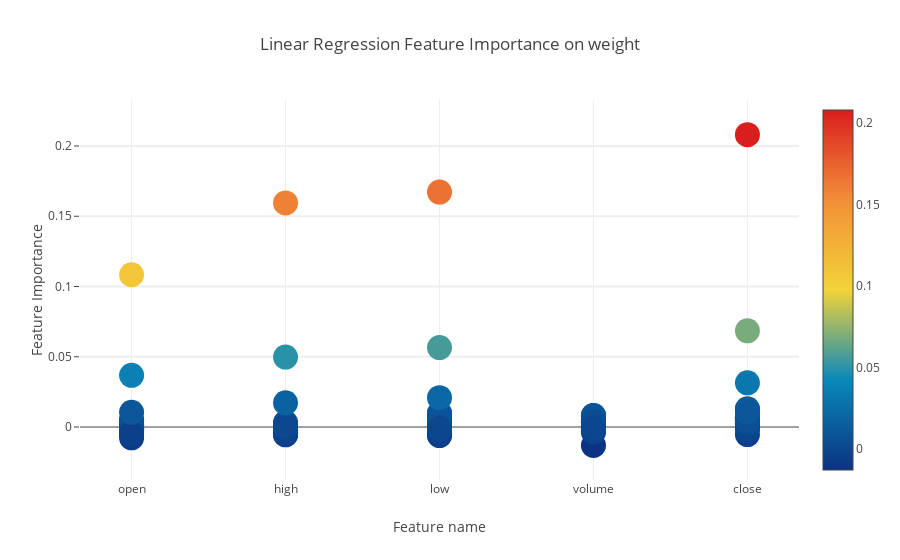
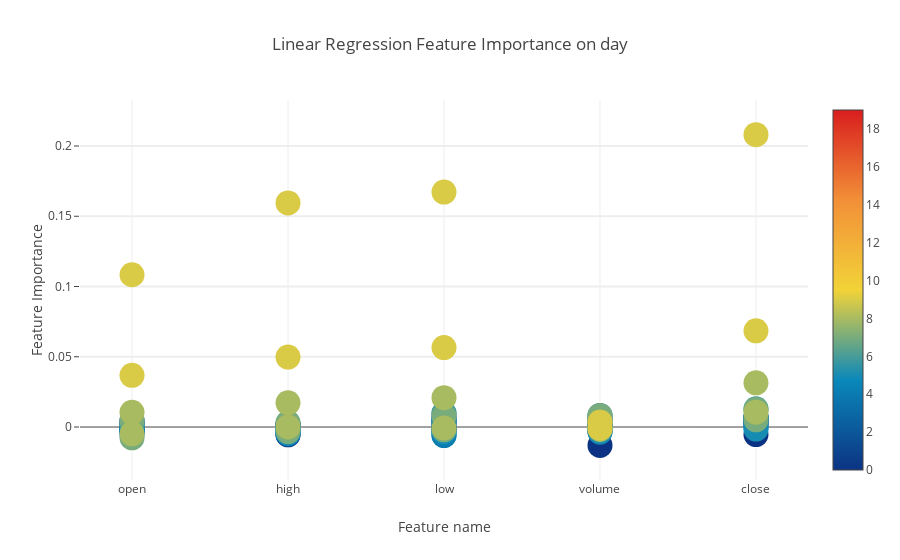

The cell these charts' notebook holds for them, in order:
### Code cell
feature_importance_scatter(model,window,ETF_features)

### Figure 1 — Plotly figure (JSON) as saved in the notebook; plotly's stock layout.template omitted (floating-point values rounded to 4 significant figures)
{"data": [{"marker": {"color": [-0.001055, 0.0008946, 0.006741, -0.01306, 0.002283, -0.002082, -0.005581, -0.002273, -0.002926, -0.005353, -0.003618, -0.002302, -0.001755, 0.0007293, 0.004923, 0.00457, 0.002008, 0.003667, 0.002187, 0.006857, 0.003069, 0.001414, 0.002035, 0.004084, 0.005167, 0.001352, -0.005322, -0.000428, 0.000338, 0.003903, -0.001287, -0.004033, 0.004862, 0.005519, 0.006955, -0.0008587, -0.0001805, -0.0004001, 0.008199, 0.006382, -0.001409, -0.002968, -0.006084, -0.0006926, -0.0003063, -0.005524, -0.003743, -0.005658, 0.0001389, 0.002029, -0.002696, -0.002974, -0.003709, -0.003579, -0.001436, -0.001846, -0.004484, 0.004721, -0.001382, 0.002903, 0.0009004, -0.00196, 0.009815, 0.003356, 0.007013, 0.001776, 0.001601, 0.00977, 0.0003075, 0.01296, 0.004877, 0.003135, 0.007559, 0.007635, 0.0125, -0.007677, -0.00322, -0.001983, 0.008233, 0.005113, -0.004819, 5.496e-05, -0.0006995, 0.003505, 0.01052, 0.01046, 0.01721, 0.02089, -0.001689, 0.03145, 0.03678, 0.0498, 0.05653, 0.003339, 0.06843, 0.1084, 0.1595, 0.1672, -0.0008705, 0.2081], "colorscale": "Portland", "showscale": true, "size": 25, "sizemode": "diameter", "sizeref": 1}, "mode": "markers", "name": "Importance", "text": ["open", "high", "low", "volume", "close", "open", "high", "low", "volume", "close", "open", "high", "low", "volume", "close", "open", "high", "low", "volume", "close", "open", "high", "low", "volume", "close", "open", "high", "low", "volume", "close", "open", "high", "low", "volume", "close", "open", "high", "low", "volume", "close", "open", "high", "low", "volume", "close", "open", "high", "low", "volume", "close", "open", "high", "low", "volume", "close", "open", "high", "low", "volume", "close", "open", "high", "low", "volume", "close", "open", "high", "low", "volume", "close", "open", "high", "low", "volume", "close", "open", "high", "low", "volume", "close", "open", "high", "low", "volume", "close", "open", "high", "low", "volume", "close", "open", "high", "low", "volume", "close", "open", "high", "low", "volume", "close"], "type": "scatter", "x": ["open", "high", "low", "volume", "close", "open", "high", "low", "volume", "close", "open", "high", "low", "volume", "close", "open", "high", "low", "volume", "close", "open", "high", "low", "volume", "close", "open", "high", "low", "volume", "close", "open", "high", "low", "volume", "close", "open", "high", "low", "volume", "close", "open", "high", "low", "volume", "close", "open", "high", "low", "volume", "close", "open", "high", "low", "volume", "close", "open", "high", "low", "volume", "close", "open", "high", "low", "volume", "close", "open", "high", "low", "volume", "close", "open", "high", "low", "volume", "close", "open", "high", "low", "volume", "close", "open", "high", "low", "volume", "close", "open", "high", "low", "volume", "close", "open", "high", "low", "volume", "close", "open", "high", "low", "volume", "close"], "y": [-0.001055, 0.0008946, 0.006741, -0.01306, 0.002283, -0.002082, -0.005581, -0.002273, -0.002926, -0.005353, -0.003618, -0.002302, -0.001755, 0.0007293, 0.004923, 0.00457, 0.002008, 0.003667, 0.002187, 0.006857, 0.003069, 0.001414, 0.002035, 0.004084, 0.005167, 0.001352, -0.005322, -0.000428, 0.000338, 0.003903, -0.001287, -0.004033, 0.004862, 0.005519, 0.006955, -0.0008587, -0.0001805, -0.0004001, 0.008199, 0.006382, -0.001409, -0.002968, -0.006084, -0.0006926, -0.0003063, -0.005524, -0.003743, -0.005658, 0.0001389, 0.002029, -0.002696, -0.002974, -0.003709, -0.003579, -0.001436, -0.001846, -0.004484, 0.004721, -0.001382, 0.002903, 0.0009004, -0.00196, 0.009815, 0.003356, 0.007013, 0.001776, 0.001601, 0.00977, 0.0003075, 0.01296, 0.004877, 0.003135, 0.007559, 0.007635, 0.0125, -0.007677, -0.00322, -0.001983, 0.008233, 0.005113, -0.004819, 5.496e-05, -0.0006995, 0.003505, 0.01052, 0.01046, 0.01721, 0.02089, -0.001689, 0.03145, 0.03678, 0.0498, 0.05653, 0.003339, 0.06843, 0.1084, 0.1595, 0.1672, -0.0008705, 0.2081]}], "layout": {"autosize": true, "hovermode": "closest", "showlegend": false, "title": "Linear Regression Feature Importance on weight", "xaxis": {"title": "Feature name"}, "yaxis": {"gridwidth": 2, "ticklen": 5, "title": "Feature Importance"}}}

### Figure 2 — Plotly figure (JSON) as saved in the notebook; plotly's stock layout.template omitted (floating-point values rounded to 4 significant figures; data arrays with more than 128 entries replaced by an {"elided": "..."} marker saying what was removed)
{"data": [{"marker": {"color": {"elided": "200 int values"}, "colorscale": "Portland", "showscale": true, "size": 25, "sizemode": "diameter", "sizeref": 1}, "mode": "markers", "name": "Day", "text": ["open", "high", "low", "volume", "close", "open", "high", "low", "volume", "close", "open", "high", "low", "volume", "close", "open", "high", "low", "volume", "close", "open", "high", "low", "volume", "close", "open", "high", "low", "volume", "close", "open", "high", "low", "volume", "close", "open", "high", "low", "volume", "close", "open", "high", "low", "volume", "close", "open", "high", "low", "volume", "close", "open", "high", "low", "volume", "close", "open", "high", "low", "volume", "close", "open", "high", "low", "volume", "close", "open", "high", "low", "volume", "close", "open", "high", "low", "volume", "close", "open", "high", "low", "volume", "close", "open", "high", "low", "volume", "close", "open", "high", "low", "volume", "close", "open", "high", "low", "volume", "close", "open", "high", "low", "volume", "close"], "type": "scatter", "x": ["open", "high", "low", "volume", "close", "open", "high", "low", "volume", "close", "open", "high", "low", "volume", "close", "open", "high", "low", "volume", "close", "open", "high", "low", "volume", "close", "open", "high", "low", "volume", "close", "open", "high", "low", "volume", "close", "open", "high", "low", "volume", "close", "open", "high", "low", "volume", "close", "open", "high", "low", "volume", "close", "open", "high", "low", "volume", "close", "open", "high", "low", "volume", "close", "open", "high", "low", "volume", "close", "open", "high", "low", "volume", "close", "open", "high", "low", "volume", "close", "open", "high", "low", "volume", "close", "open", "high", "low", "volume", "close", "open", "high", "low", "volume", "close", "open", "high", "low", "volume", "close", "open", "high", "low", "volume", "close"], "y": [-0.001055, 0.0008946, 0.006741, -0.01306, 0.002283, -0.002082, -0.005581, -0.002273, -0.002926, -0.005353, -0.003618, -0.002302, -0.001755, 0.0007293, 0.004923, 0.00457, 0.002008, 0.003667, 0.002187, 0.006857, 0.003069, 0.001414, 0.002035, 0.004084, 0.005167, 0.001352, -0.005322, -0.000428, 0.000338, 0.003903, -0.001287, -0.004033, 0.004862, 0.005519, 0.006955, -0.0008587, -0.0001805, -0.0004001, 0.008199, 0.006382, -0.001409, -0.002968, -0.006084, -0.0006926, -0.0003063, -0.005524, -0.003743, -0.005658, 0.0001389, 0.002029, -0.002696, -0.002974, -0.003709, -0.003579, -0.001436, -0.001846, -0.004484, 0.004721, -0.001382, 0.002903, 0.0009004, -0.00196, 0.009815, 0.003356, 0.007013, 0.001776, 0.001601, 0.00977, 0.0003075, 0.01296, 0.004877, 0.003135, 0.007559, 0.007635, 0.0125, -0.007677, -0.00322, -0.001983, 0.008233, 0.005113, -0.004819, 5.496e-05, -0.0006995, 0.003505, 0.01052, 0.01046, 0.01721, 0.02089, -0.001689, 0.03145, 0.03678, 0.0498, 0.05653, 0.003339, 0.06843, 0.1084, 0.1595, 0.1672, -0.0008705, 0.2081]}], "layout": {"autosize": true, "hovermode": "closest", "showlegend": false, "title": "Linear Regression Feature Importance on day", "xaxis": {"title": "Feature name"}, "yaxis": {"gridwidth": 2, "ticklen": 5, "title": "Feature Importance"}}}
